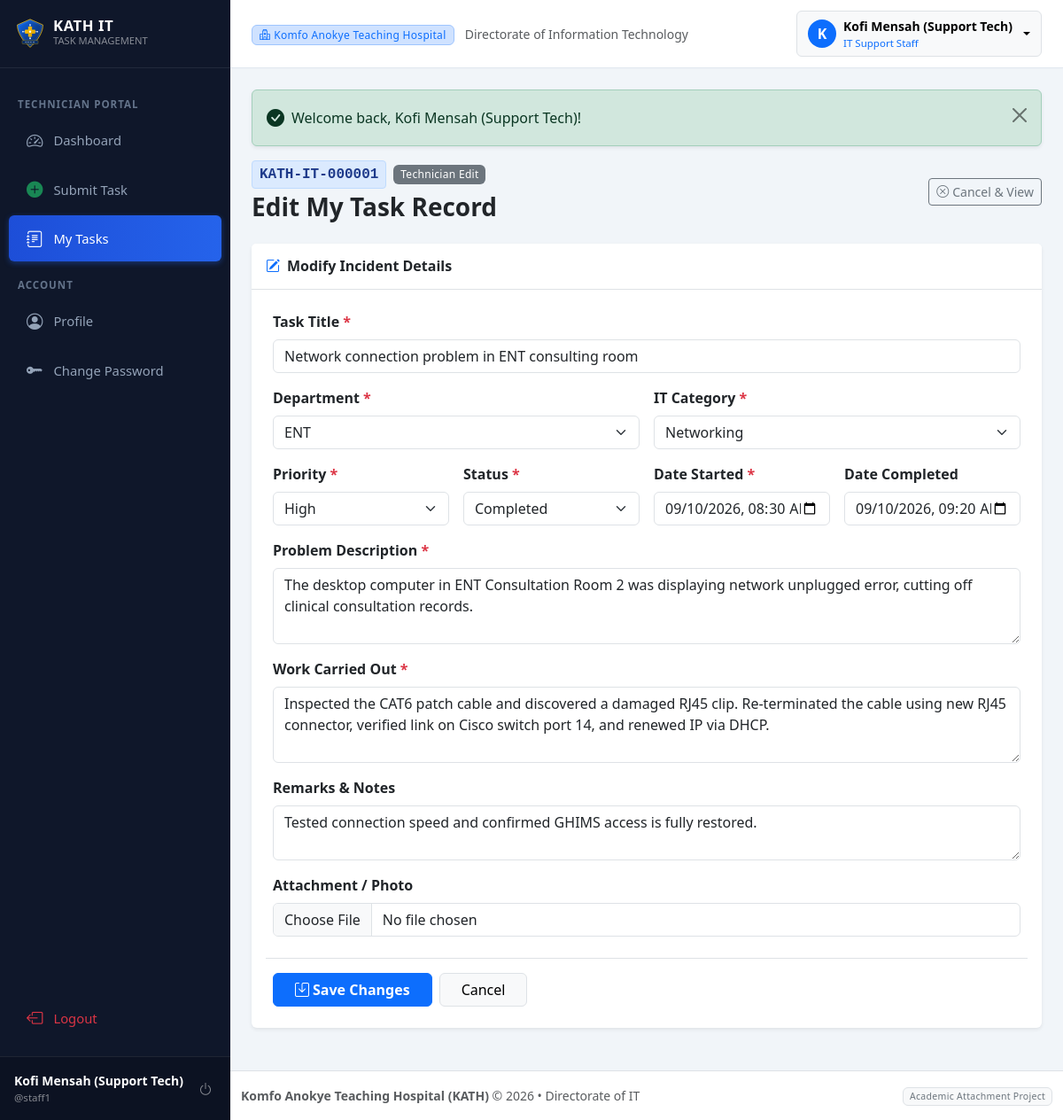
Page /staff/task_edit.php?id=1 (signed in) on the committed database.
### tables this page shows
CREATE TABLE IF NOT EXISTS `users` (
    `id` INT AUTO_INCREMENT PRIMARY KEY,
    `full_name` VARCHAR(150) NOT NULL,
    `username` VARCHAR(60) NOT NULL UNIQUE,
    `email` VARCHAR(150) NOT NULL UNIQUE,
    `phone` VARCHAR(30) NULL,
    `password` VARCHAR(255) NOT NULL,
    `role` ENUM('admin', 'staff') NOT NULL DEFAULT 'staff',
    `department_id` INT NULL,
    `status` ENUM('active', 'inactive') NOT NULL DEFAULT 'active',
    `created_at` TIMESTAMP DEFAULT CURRENT_TIMESTAMP,
    `updated_at` TIMESTAMP DEFAULT CURRENT_TIMESTAMP ON UPDATE CURRENT_TIMESTAMP,
    CONSTRAINT `fk_users_department` FOREIGN KEY (`department_id`) 
        REFERENCES `departments`(`id`) ON DELETE SET NULL ON UPDATE CASCADE
);

CREATE TABLE IF NOT EXISTS `tasks` (
    `id` INT AUTO_INCREMENT PRIMARY KEY,
    `task_number` VARCHAR(30) NOT NULL UNIQUE,
    `user_id` INT NOT NULL,
    `department_id` INT NOT NULL,
    `category_id` INT NOT NULL,
    `title` VARCHAR(255) NOT NULL,
    `problem_description` TEXT NOT NULL,
    `work_done` TEXT NOT NULL,
    `priority` ENUM('Low', 'Medium', 'High', 'Critical') NOT NULL DEFAULT 'Medium',
    `status` ENUM('Pending', 'In Progress', 'Completed', 'Cancelled') NOT NULL DEFAULT 'Pending',
    `date_started` DATETIME NOT NULL,
    `date_completed` DATETIME NULL,
    `remarks` TEXT NULL,
    `attachment` VARCHAR(255) NULL,
    `created_at` TIMESTAMP DEFAULT CURRENT_TIMESTAMP,
    `updated_at` TIMESTAMP DEFAULT CURRENT_TIMESTAMP ON UPDATE CURRENT_TIMESTAMP,
    CONSTRAINT `fk_tasks_user` FOREIGN KEY (`user_id`) 
        REFERENCES `users`(`id`) ON DELETE RESTRICT ON UPDATE CASCADE,
    CONSTRAINT `fk_tasks_department` FOREIGN KEY (`department_id`) 
        REFERENCES `departments`(`id`) ON DELETE RESTRICT ON UPDATE CASCADE,
    CONSTRAINT `fk_tasks_category` FOREIGN KEY (`category_id`) 
        REFERENCES `categories`(`id`) ON DELETE RESTRICT ON UPDATE CASCADE,
    INDEX `idx_tasks_task_number` (`task_number`),
    INDEX `idx_tasks_status` (`status`),
    INDEX `idx_tasks_priority` (`priority`),
    INDEX `idx_tasks_date_started` (`date_started`),
    INDEX `idx_tasks_created_at` (`created_at`)
);

CREATE TABLE IF NOT EXISTS `departments` (
    `id` INT AUTO_INCREMENT PRIMARY KEY,
    `department_name` VARCHAR(120) NOT NULL UNIQUE,
    `description` TEXT NULL,
    `status` ENUM('active', 'inactive') NOT NULL DEFAULT 'active',
    `created_at` TIMESTAMP DEFAULT CURRENT_TIMESTAMP,
    `updated_at` TIMESTAMP DEFAULT CURRENT_TIMESTAMP ON UPDATE CURRENT_TIMESTAMP
);

CREATE TABLE IF NOT EXISTS `categories` (
    `id` INT AUTO_INCREMENT PRIMARY KEY,
    `category_name` VARCHAR(120) NOT NULL UNIQUE,
    `description` TEXT NULL,
    `status` ENUM('active', 'inactive') NOT NULL DEFAULT 'active',
    `created_at` TIMESTAMP DEFAULT CURRENT_TIMESTAMP,
    `updated_at` TIMESTAMP DEFAULT CURRENT_TIMESTAMP ON UPDATE CURRENT_TIMESTAMP
);

### staff/task_edit.php (the view, shortened to what the rows shown need)
<?php
require_once __DIR__ . '/../includes/auth.php';
$taskId = (int)($_GET['id'] ?? 0);
$userId = (int)$_SESSION['user']['id'];
$stmt = $pdo->prepare("SELECT * FROM tasks WHERE id = :id AND user_id = :user_id LIMIT 1");
$stmt->execute([':id' => $taskId, ':user_id' => $userId]);
$task = $stmt->fetch();
$departments = $pdo->query("SELECT id, department_name FROM departments WHERE status = 'active' ORDER BY department_name ASC")->fetchAll();
$categories = $pdo->query("SELECT id, category_name FROM categories WHERE status = 'active' ORDER BY category_name ASC")->fetchAll();
include __DIR__ . '/../includes/header.php';
?>
<div class="d-flex justify-content-between align-items-center mb-4">
    <div>
        <div class="d-flex align-items-center gap-2 mb-1">
            <span class="task-number-pill"><?= h($task['task_number']) ?></span>
            <span class="badge bg-secondary">Technician Edit</span>
        </div>
    </div>
</div>
<div class="card shadow-sm border-0 mb-4">
    <div class="card-body p-4">
        <form action="task_edit.php?id=<?= $task['id'] ?>" method="POST" enctype="multipart/form-data">
            <div class="row g-3">
                <div class="col-12">
                    <label for="title" class="form-label fw-semibold">Task Title <span class="text-danger">*</span></label>
                    <input type="text" class="form-control" id="title" name="title" value="<?= h($_POST['title'] ?? $task['title']) ?>" required>
                </div>
                <div class="col-md-6">
                    <label for="department_id" class="form-label fw-semibold">Department <span class="text-danger">*</span></label>
                    <select class="form-select" id="department_id" name="department_id" required>
                        <?php foreach ($departments as $dept): ?>
                            <option value="<?= $dept['id'] ?>" <?= (($_POST['department_id'] ?? $task['department_id']) == $dept['id']) ? 'selected' : '' ?>>
                                <?= h($dept['department_name']) ?>
                            </option>
                        <?php endforeach; ?>
                    </select>
                </div>
                <div class="col-md-6">
                    <label for="category_id" class="form-label fw-semibold">IT Category <span class="text-danger">*</span></label>
                    <select class="form-select" id="category_id" name="category_id" required>
                        <?php foreach ($categories as $cat): ?>
                            <option value="<?= $cat['id'] ?>" <?= (($_POST['category_id'] ?? $task['category_id']) == $cat['id']) ? 'selected' : '' ?>>
                                <?= h($cat['category_name']) ?>
                            </option>
                        <?php endforeach; ?>
                    </select>
                </div>
                <div class="col-md-3 col-sm-6">
                    <label for="priority" class="form-label fw-semibold">Priority <span class="text-danger">*</span></label>
                    <select class="form-select" id="priority" name="priority" required>
                        <?php foreach (['Low', 'Medium', 'High', 'Critical'] as $p): ?>
                            <option value="<?= $p ?>" <?= (($_POST['priority'] ?? $task['priority']) === $p) ? 'selected' : '' ?>><?= $p ?></option>
                        <?php endforeach; ?>
                    </select>
                </div>
                <div class="col-md-3 col-sm-6">
                    <label for="status" class="form-label fw-semibold">Status <span class="text-danger">*</span></label>
                    <select class="form-select" id="status" name="status" required>
                        <?php foreach (['Pending', 'In Progress', 'Completed', 'Cancelled'] as $s): ?>
                            <option value="<?= $s ?>" <?= (($_POST['status'] ?? $task['status']) === $s) ? 'selected' : '' ?>><?= $s ?></option>
                        <?php endforeach; ?>
                    </select>
                </div>
                <div class="col-md-3 col-sm-6">
                    <label for="date_started" class="form-label fw-semibold">Date Started <span class="text-danger">*</span></label>
                    <?php
                    $dsVal = $_POST['date_started'] ?? $task['date_started'];
                    $dsFormat = $dsVal ? date('Y-m-d\TH:i', strtotime($dsVal)) : '';
                    ?>
                    <input type="datetime-local" class="form-control" id="date_started" name="date_started" value="<?= h($dsFormat) ?>" required>
                </div>
                <div class="col-md-3 col-sm-6">
                    <label for="date_completed" class="form-label fw-semibold">Date Completed</label>
                    <?php
                    $dcVal = $_POST['date_completed'] ?? $task['date_completed'];
                    $dcFormat = $dcVal ? date('Y-m-d\TH:i', strtotime($dcVal)) : '';
                    ?>
                    <input type="datetime-local" class="form-control" id="date_completed" name="date_completed" value="<?= h($dcFormat) ?>">
                </div>
                <div class="col-12">
                    <label for="problem_description" class="form-label fw-semibold">Problem Description <span class="text-danger">*</span></label>
                    <textarea class="form-control" id="problem_description" name="problem_description" rows="3" required><?= h($_POST['problem_description'] ?? $task['problem_description']) ?></textarea>
                </div>
                <div class="col-12">
                    <label for="work_done" class="form-label fw-semibold">Work Carried Out <span class="text-danger">*</span></label>
                    <textarea class="form-control" id="work_done" name="work_done" rows="3" required><?= h($_POST['work_done'] ?? $task['work_done']) ?></textarea>
                </div>
                <div class="col-12">
                    <label for="remarks" class="form-label fw-semibold">Remarks &amp; Notes</label>
                    <textarea class="form-control" id="remarks" name="remarks" rows="2"><?= h($_POST['remarks'] ?? $task['remarks']) ?></textarea>
                </div>
            </div>
        </form>
    </div>
</div>
<?php include __DIR__ . '/../includes/footer.php'; ?>

### includes/header.php (shortened to what the rows shown need)
<!DOCTYPE html>
<html lang="en">
<head>
    <link href="https://cdn.jsdelivr.net/npm/bootstrap@5.3.2/dist/css/bootstrap.min.css" rel="stylesheet">
    <link rel="stylesheet" href="https://cdn.jsdelivr.net/npm/bootstrap-icons@1.11.3/font/bootstrap-icons.min.css">
    <link rel="stylesheet" href="<?= BASE_URL ?>assets/css/style.css">
</head>
<body>
    <div class="wrapper">
        <?php include __DIR__ . '/sidebar.php'; ?>
        <div class="main-content">
            <nav class="top-navbar d-flex align-items-center justify-content-between">
                <div class="d-flex align-items-center gap-3">
                    <?php if ($user): ?>
                        <div class="dropdown">
                            <button class="btn btn-light dropdown-toggle d-flex align-items-center gap-2 border" type="button" data-bs-toggle="dropdown" aria-expanded="false">
                                <div class="bg-primary text-white rounded-circle d-flex align-items-center justify-content-center" style="width: 32px; height: 32px; font-weight: 600;">
                                    <?= strtoupper(substr($user['full_name'] ?? 'U', 0, 1)) ?>
                                </div>
                                <div class="text-start d-none d-md-block">
                                    <div class="fw-semibold small leading-tight"><?= h($user['full_name']) ?></div>
                                    <div class="text-muted" style="font-size: 0.72rem;">
                                        <?= $user['role'] === 'admin' ? '<span class="text-danger fw-bold">Administrator</span>' : '<span class="text-primary">IT Support Staff</span>' ?>
                                    </div>
                                </div>
                            </button>
                        </div>
                    <?php endif; ?>
                </div>
            </nav>
            <div class="container-fluid p-4">

### includes/sidebar.php (shortened to what the rows shown need)
<?php
$user = current_user();
?>
<aside class="sidebar">
    <?php if ($user): ?>
        <div class="sidebar-user d-flex align-items-center">
            <div class="flex-grow-1 overflow-hidden me-2">
                <div class="text-white text-truncate small fw-bold"><?= h($user['full_name']) ?></div>
                <div class="text-white-50 text-truncate" style="font-size: 0.72rem;">@<?= h($user['username']) ?></div>
            </div>
            <a href="<?= BASE_URL ?>logout.php" class="btn btn-sm btn-outline-secondary text-white-50 border-0 p-1" title="Sign Out">
                <i class="bi bi-power fs-6"></i>
            </a>
        </div>
    <?php endif; ?>
</aside>

### rows in the picture
users: full_name "Kofi Mensah (Support Tech)", username "staff1", full_name "K"
tasks: task_number "KATH-IT-000001", title "Network connection problem in ENT consulting room", department_id "ENT", category_id "Networking", priority "High", status "Completed", date_started "09/10/2026 08:30", date_completed "09/10/2026 09:20", problem_description "The desktop computer in ENT Consultation Room 2 was displaying network unplugged error, cutting off clinical consultation records.", work_done "Inspected the CAT6 patch cable and discovered a damaged RJ45 clip. Re-terminated the cable using new RJ45 connector, verified link on Cisco switch port 14, and renewed IP via DHCP.", remarks "Tested connection speed and confirmed GHIMS access is fully restored."

### other values in the picture
$message "Welcome back, Kofi Mensah (Support Tech)!"
